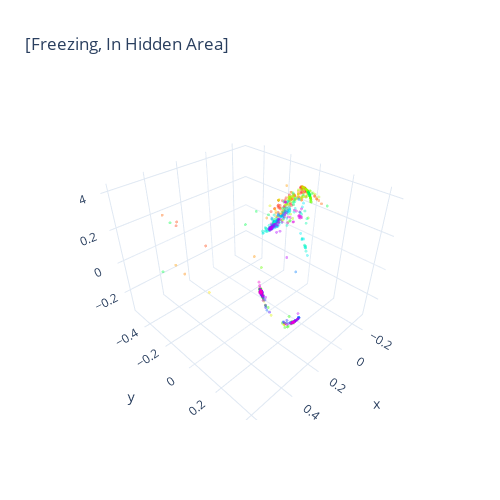

Notebook source saved alongside this figure:
### Code cell
# Visualized embedding
fig = cebra.integrations.plotly.plot_embedding_interactive(cebra_behavior_model_comb1_embedding,
                                                           embedding_labels = y_train.iloc[:, 1],
                                                           title = "[Freezing, In Hidden Area]",
                                                           cmap = "gist_rainbow")
fig.show()

### Figure 1 — Plotly figure (JSON) as saved in the notebook; plotly's stock layout.template omitted (floating-point values rounded to 4 significant figures; data arrays with more than 128 entries replaced by an {"elided": "..."} marker saying what was removed)
{"data": [{"marker": {"color": {"elided": "1398 float values"}, "colorscale": [[0, "rgb(255, 0, 40)"], [0.1, "rgb(255, 93, 0)"], [0.2, "rgb(255, 234, 0)"], [0.3, "rgb(140, 255, 0)"], [0.4, "rgb(0, 255, 0)"], [0.5, "rgb(0, 255, 139)"], [0.6, "rgb(0, 235, 255)"], [0.7, "rgb(0, 94, 255)"], [0.8, "rgb(41, 0, 255)"], [0.9, "rgb(182, 0, 255)"], [1, "rgb(255, 0, 191)"]], "opacity": 0.4, "size": 1}, "mode": "markers", "name": "0          0.485000\n3          3.547000\n6          6.583500\n7          7.596250\n8          8.607950\n           ...     \n1741    1763.326400\n1742    1764.336900\n1743    1765.350950\n1745    1767.373100\n1747    1769.412429\nName: Time, Length: 1398, dtype: float64", "type": "scatter3d", "x": {"elided": "1398 float values"}, "y": {"elided": "1398 float values"}, "z": {"elided": "1398 float values"}}], "layout": {"height": 500, "showlegend": false, "title": {"text": "[Freezing, In Hidden Area]"}, "width": 500}}
